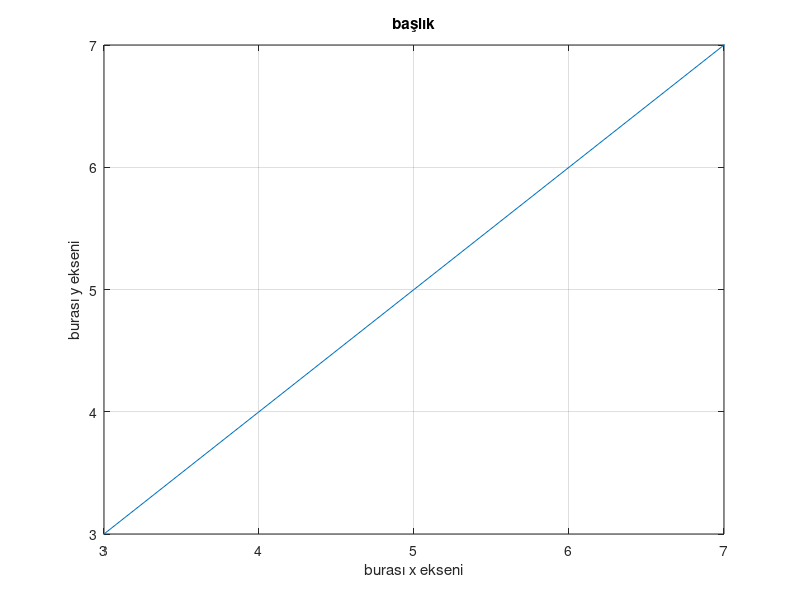

MATLAB code for this plot:
clc;
clear;
clear all;

x=0:1:10;
y=x;
plot(x,y)
grid on
xlabel('burası x ekseni')
ylabel('burası y ekseni')
title('başlık')
axis([3 7 3 7])
